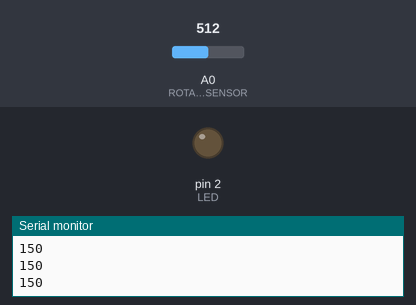
The sketch below on a simulated Arduino Uno, built with avr-gcc and run on an emulated ATmega328P. Parts: output pins drawn as LEDs (lit = HIGH), the last lines printed to the serial monitor. The inputs (shaded band) are chosen by the test bench; at power-on: A0 (ROTARY_ANGLE_SENSOR) = 512.

Above: at 1.3 s.
1.4 s: A0 (ROTARY_ANGLE_SENSOR) set to 521
At 2.6 s:
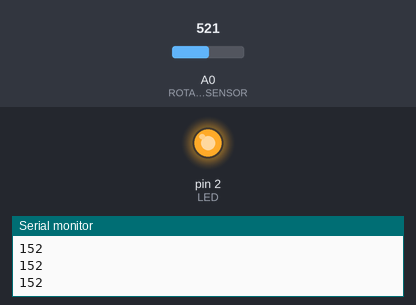
3.0 s: A0 (ROTARY_ANGLE_SENSOR) set to 511
At 3.8 s:
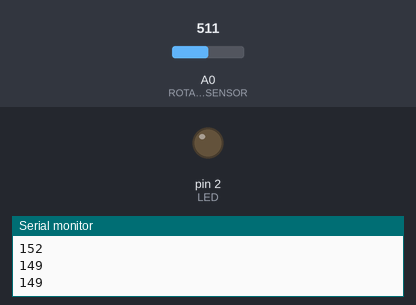
4.5 s: A0 (ROTARY_ANGLE_SENSOR) set to 716
At 5.0 s:
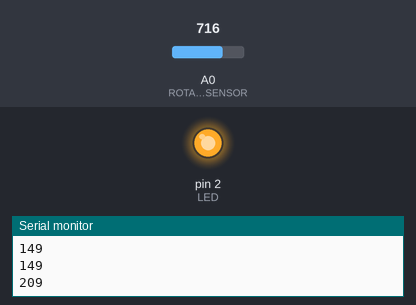
Timing chart, 0 to 7.5 s (numbered marks = the images above; inputs shaded):
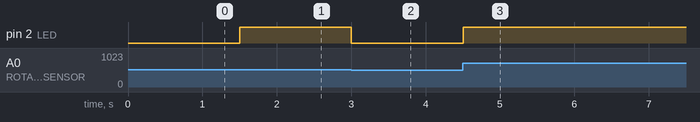

The sketch:

volume_control_sketch.ino
```cpp
#define ROTARY_ANGLE_SENSOR A0
#define LED 2//the Grove - LED is connected to D3 of Arduino
#define ADC_REF 5//reference voltage of ADC is 5v.If the Vcc switch on the seeeduino
    #define GROVE_VCC 5//VCC of the grove interface is normally 5v
    #define FULL_ANGLE 300//full value of the rotary angle is 300 degrees
    void setup()
    {
        Serial.begin(9600);
        pinsInit();
    }

    void loop()
    {
        int degrees;
        degrees = getDegree();
        Serial.println(degrees);

	/* this will be the volume outputted to the laptop */

        int brightness;
        /* Normalise to 255 (max brightness)*/
        brightness = map(degrees, 0, FULL_ANGLE, 0, 255);
        controlBrightness(brightness);

	/* sleep for half a second */
        delay(500);
    }
    void pinsInit()
    {
        pinMode(ROTARY_ANGLE_SENSOR, INPUT);
        pinMode(LED,OUTPUT);
    }
    void controlBrightness(int brightness)
    {
        analogWrite(LED,brightness);
    }
    /************************************************************************/
    /*Function: Get the angle between the mark and the starting position    */
    /*Parameter:-void                                                       */
    /*Return:   -int,the range of degrees is 0~300                          */
    int getDegree()
    {
        int sensor_value = analogRead(ROTARY_ANGLE_SENSOR);
        float voltage;
        voltage = (float)sensor_value*ADC_REF/1023;
        float degrees = (voltage*FULL_ANGLE)/GROVE_VCC;
        return degrees;
    }
```

Measured:
- the behaviour switches between 514 and 515 on A0 (ROTARY_ANGLE_SENSOR) (found by bisection; images 0 and 1)
- after the input at 1.4 s, pin 2 (LED): LOW → HIGH after 0.10 s
- after the input at 3.0 s, pin 2 (LED): HIGH → LOW at once
- after the input at 4.5 s, pin 2 (LED): LOW → HIGH at once
